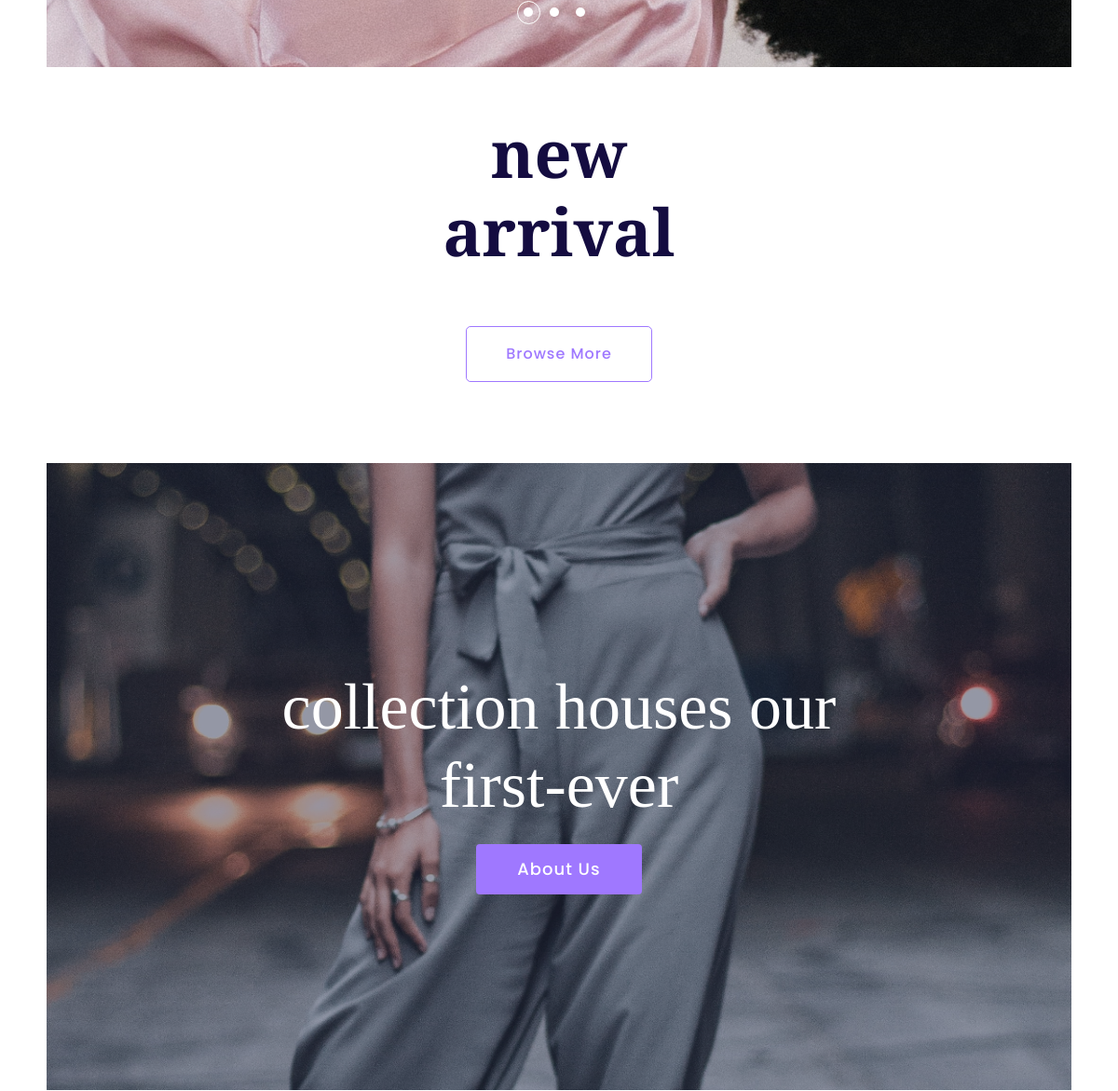
/swayna/ (middle part), run on an earlier commit of the app's database.
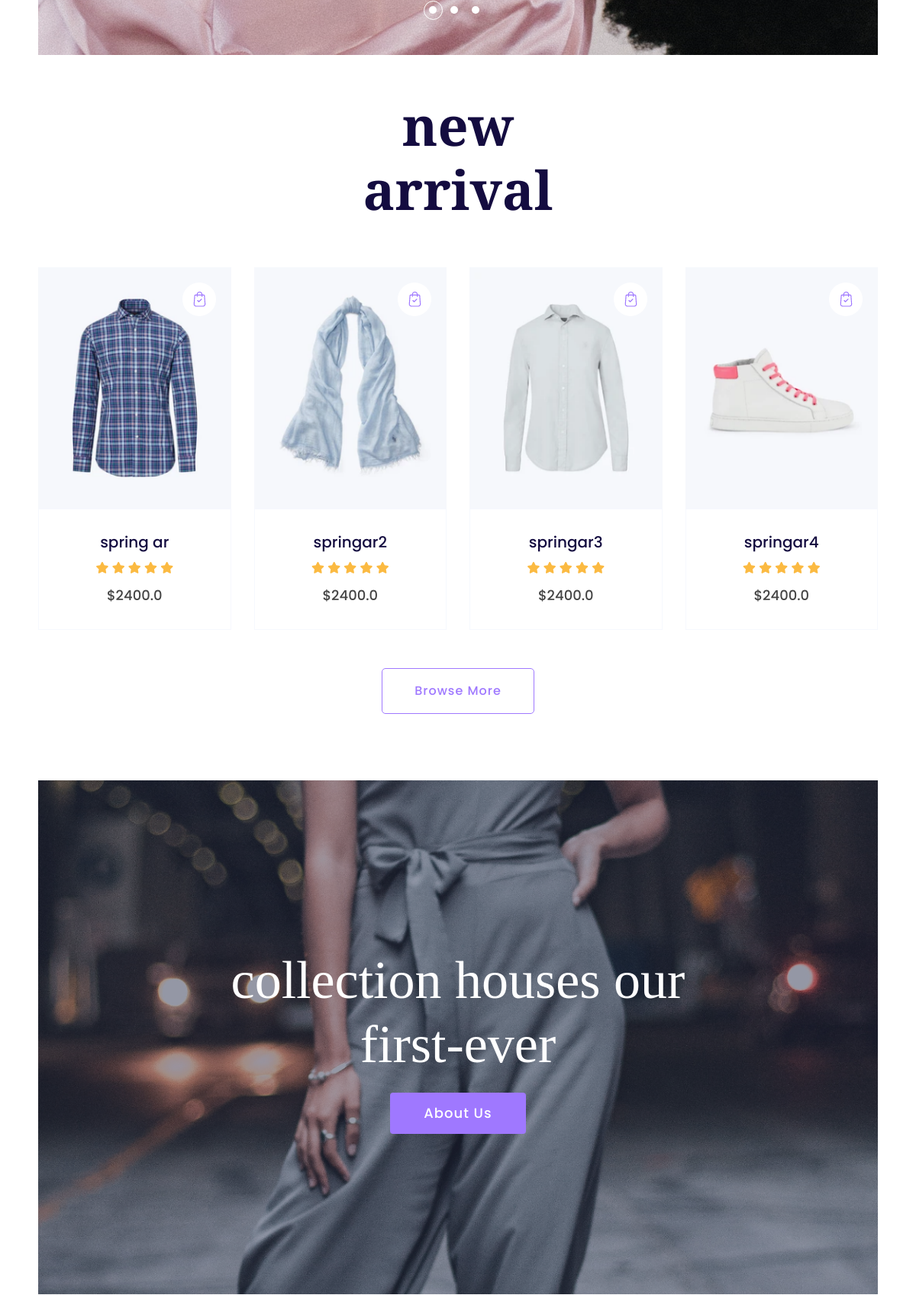
And on a later commit of the database.
### shop/models.py (models this page shows, shortened)
class Product(models.Model):
    name = models.CharField(max_length=100)
    description =models.TextField(null=True,blank=True)
    price = models.FloatField()
    image = models.ImageField(null=True,blank=True)

### base_auth/views.py (the view)
# urls.py: path("",views.home,name="homepage"),
def home(request):
    products = Product.objects.all()
    return render(request,"base_auth/index.html",{
        "productlist":products
    })

### base_auth/templates/base_auth/index.html (shortened to what this page needs)
{% extends "base.html" %}
{% load static %}
{% block content %}
<main>
    <div class="container-fluid">
        <div class="slider-area">
            <div class="slider-active dot-style">
                <div class="single-slider slider-bg1 hero-overly slider-height d-flex align-items-center">
                </div>
            </div>
        </div>
    </div>
<div class="new-arrival">
<div class="container">
    <div class="row justify-content-center">
        <div class="col-xl-7 col-lg-8 col-md-10">
            <div class="section-tittle mb-60 text-center wow fadeInUp" data-wow-duration="2s" data-wow-delay=".2s">
                <h2>new<br>arrival</h2>
            </div>
        </div>
    </div>
    <div class="row">
        {% for product in productlist %}
        <div class="col-xl-3 col-lg-3 col-md-6 col-sm-6">
            <div class="single-new-arrival mb-50 text-center wow fadeInUp" data-wow-duration="1s" data-wow-delay=".1s">
                <div class="popular-img">
                    <img src="{{product.image.url}}" alt="">
                    <div class="favorit-items">
                        <img src={% static "assets/img/gallery/favorit-card.png" %} alt="">
                    </div>
                </div>
                <div class="popular-caption">
                    <h3><a href="product_details.html">{{product.name}}</a></h3>
                    <div class="rating mb-10">
                        <i class="fas fa-star"></i>
                        <i class="fas fa-star"></i>
                        <i class="fas fa-star"></i>
                        <i class="fas fa-star"></i>
                        <i class="fas fa-star"></i>
                    </div>
                    <span>${{product.price}}</span>
                </div>
            </div>
        </div>
        {% endfor %}
    </div>
<div class="row justify-content-center">
<div class="room-btn">
    <a href="catagori.html" class="border-btn">Browse More</a>
</div>
</div>
</div>
</div>
<section class="collection section-bg2 section-padding30 section-over1 ml-15 mr-15" data-background={% static "assets/img/gallery/section_bg01.png" %}>
<div class="row justify-content-center">
    <div class="col-xl-7 col-lg-9">
        <div class="single-question text-center">
            <h2 class="wow fadeInUp" data-wow-duration="2s" data-wow-delay=".1s">collection houses our first-ever</h2>
            <a href="about.html" class="btn class wow fadeInUp" data-wow-duration="2s" data-wow-delay=".4s">About Us</a>
        </div>
    </div>
</div>
</section>
</main>
{% endblock content %}

### templates/base.html (shortened to what this page needs)
{% load static %}
<!DOCTYPE html>
<html lang="en">
<head>
    <link rel="stylesheet" href={% static "assets/css/bootstrap.min.css" %}>
    <link rel="stylesheet" href={% static "assets/css/owl.carousel.min.css" %}>
    <link rel="stylesheet" href={% static "assets/css/slicknav.css" %}>
    <link rel="stylesheet" href={% static "assets/css/flaticon.css" %}>
    <link rel="stylesheet" href={% static "assets/css/progressbar_barfiller.css" %}>
    <link rel="stylesheet" href={% static "assets/css/gijgo.css" %}>
    <link rel="stylesheet" href={% static "assets/css/animate.min.css" %}>
    <link rel="stylesheet" href={% static "assets/css/animated-headline.css" %}>
    <link rel="stylesheet" href={% static "assets/css/magnific-popup.css" %}>
    <link rel="stylesheet" href={% static "assets/css/fontawesome-all.min.css" %}>
    <link rel="stylesheet" href={% static "assets/css/themify-icons.css" %}>
    <link rel="stylesheet" href={% static "assets/css/slick.css" %}>
    <link rel="stylesheet" href={% static "assets/css/nice-select.css" %}>
    <link rel="stylesheet" href={% static "assets/css/style.css" %}>
</head>
<body class="full-wrapper">
    {% block content %}{% endblock content %}
</body>
</html>

What changed in the data, as far as the page shows it:
added Product: image (picture), name "spring ar", price "2400.0"
added Product: image (picture), name "springar2", price "2400.0"
added Product: image (picture), name "springar3", price "2400.0"
added Product: image (picture), name "springar4", price "2400.0"
